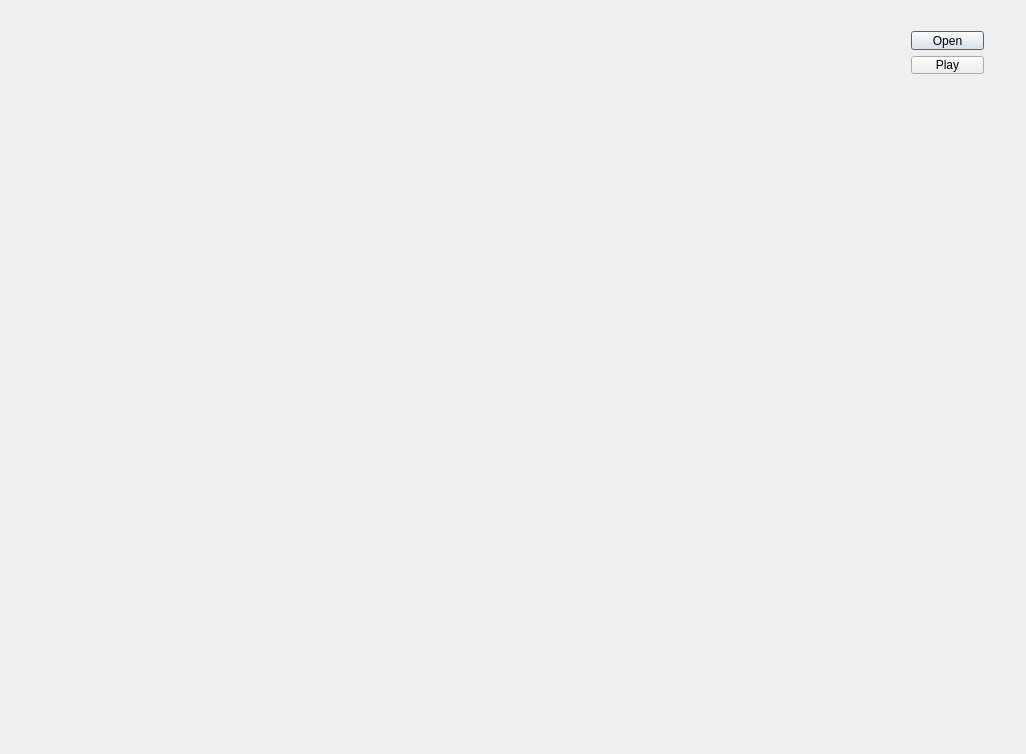
<?xml version="1.0" encoding="UTF-8"?>
<ui version="4.0">
 <class>VideoPlayerQT</class>
 <widget class="QDialog" name="VideoPlayerQT">
  <property name="geometry">
   <rect>
    <x>0</x>
    <y>0</y>
    <width>1026</width>
    <height>754</height>
   </rect>
  </property>
  <property name="windowTitle">
   <string>Dialog</string>
  </property>
  <widget class="QWidget" name="horizontalLayoutWidget">
   <property name="geometry">
    <rect>
     <x>9</x>
     <y>9</y>
     <width>861</width>
     <height>701</height>
    </rect>
   </property>
   <layout class="QHBoxLayout" name="horizontalLayout"/>
  </widget>
  <widget class="QWidget" name="">
   <property name="geometry">
    <rect>
     <x>900</x>
     <y>20</y>
     <width>95</width>
     <height>65</height>
    </rect>
   </property>
   <layout class="QVBoxLayout" name="verticalLayout">
    <item>
     <widget class="QPushButton" name="pushButtonOpen">
      <property name="text">
       <string>Open</string>
      </property>
     </widget>
    </item>
    <item>
     <widget class="QPushButton" name="pushButtonPlay">
      <property name="text">
       <string>Play</string>
      </property>
     </widget>
    </item>
   </layout>
  </widget>
 </widget>
 <layoutdefault spacing="6" margin="11"/>
 <resources/>
 <connections/>
</ui>
